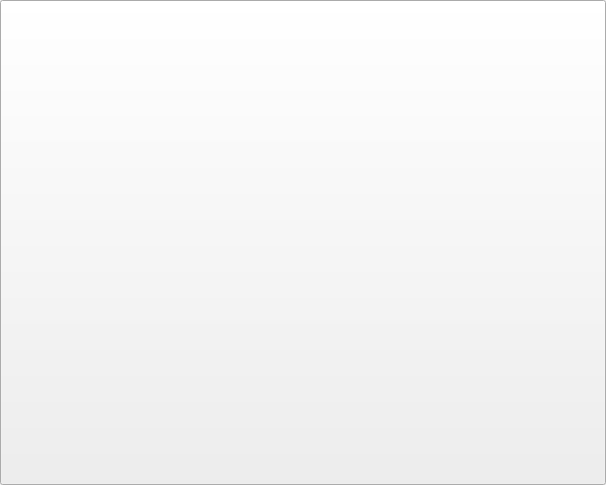
<?xml version="1.0" encoding="UTF-8"?>
<ui version="4.0">
 <class>AnimalButtonClass</class>
 <widget class="QPushButton" name="AnimalButtonClass">
  <property name="geometry">
   <rect>
    <x>0</x>
    <y>0</y>
    <width>606</width>
    <height>485</height>
   </rect>
  </property>
  <property name="windowTitle">
   <string>AnimalButton</string>
  </property>
 </widget>
 <layoutdefault spacing="6" margin="11"/>
 <resources/>
 <connections/>
</ui>
